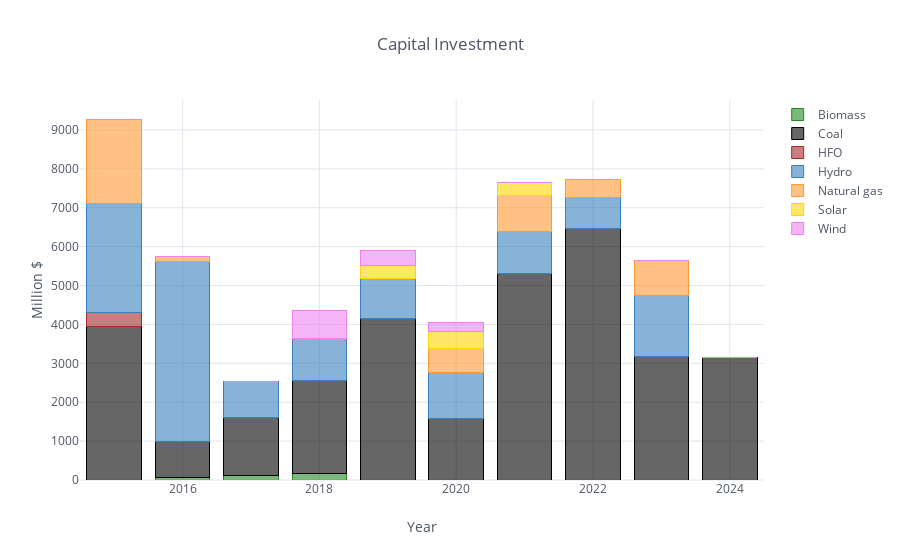

The notebook cell saved with this chart:
### Code cell
cap_cos_df = all_params['CapitalInvestment'][all_params['CapitalInvestment'].t.str.startswith('PWR')].drop('r', axis=1)
cap_cos_df = df_filter(cap_cos_df,3,6,['TRN'])
df_plot(cap_cos_df,'Million $','Capital Investment')

### Figure 1 — Plotly figure (JSON) as saved in the notebook; plotly's stock layout.template omitted (floating-point values rounded to 4 significant figures)
{"data": [{"marker": {"color": "rgba(34, 139, 34, 0.6)", "line": {"color": "rgba(34, 139, 34, 1.0)", "width": 1}}, "name": "Biomass", "orientation": "v", "text": "", "type": "bar", "uid": "dece3083-8fde-41b9-aa77-08dcff74f9d1", "x": [2015, 2016, 2017, 2018, 2019, 2020, 2021, 2022, 2023, 2024], "y": [0, 58.62, 107.5, 166.1, 0, 0, 0, 0, 0, 0]}, {"marker": {"color": "rgba(0, 0, 0, 0.6)", "line": {"color": "rgba(0, 0, 0, 1.0)", "width": 1}}, "name": "Coal", "orientation": "v", "text": "", "type": "bar", "uid": "d444d5e3-7dd9-4dd8-8378-14f4d1de59ca", "x": [2015, 2016, 2017, 2018, 2019, 2020, 2021, 2022, 2023, 2024], "y": [3936.0, 938.9, 1503.0, 2395.0, 4158.0, 1586.0, 5315.0, 6476.0, 3178.0, 3151.0]}, {"marker": {"color": "rgba(165, 42, 42, 0.6)", "line": {"color": "rgba(165, 42, 42, 1.0)", "width": 1}}, "name": "HFO", "orientation": "v", "text": "", "type": "bar", "uid": "52328304-befa-494b-af27-bd3cf26ecfbf", "x": [2015, 2016, 2017, 2018, 2019, 2020, 2021, 2022, 2023, 2024], "y": [366.6, 0, 0, 0, 0, 0, 0, 0, 0, 0]}, {"marker": {"color": "rgba(55, 128, 191, 0.6)", "line": {"color": "rgba(55, 128, 191, 1.0)", "width": 1}}, "name": "Hydro", "orientation": "v", "text": "", "type": "bar", "uid": "affe509a-e34f-4822-b053-33a59123f234", "x": [2015, 2016, 2017, 2018, 2019, 2020, 2021, 2022, 2023, 2024], "y": [2795.0, 4627.0, 914.6, 1072.0, 1024.0, 1190.0, 1075.0, 792, 1556.0, 0]}, {"marker": {"color": "rgba(255, 153, 51, 0.6)", "line": {"color": "rgba(255, 153, 51, 1.0)", "width": 1}}, "name": "Natural gas", "orientation": "v", "text": "", "type": "bar", "uid": "ec814679-68cc-45bd-932b-24e1b2e252d9", "x": [2015, 2016, 2017, 2018, 2019, 2020, 2021, 2022, 2023, 2024], "y": [2184, 124.8, 0, 0, 0, 592.8, 936, 468, 911.0, 0]}, {"marker": {"color": "rgba(255, 215, 0, 0.6)", "line": {"color": "rgba(255, 215, 0, 1.0)", "width": 1}}, "name": "Solar", "orientation": "v", "text": "", "type": "bar", "uid": "0f21e539-4ff9-40a1-a112-47315cca8ee7", "x": [2015, 2016, 2017, 2018, 2019, 2020, 2021, 2022, 2023, 2024], "y": [0, 0, 0, 0, 335.7, 447.6, 335.7, 0, 0, 0]}, {"marker": {"color": "rgba(238, 130, 238, 0.6)", "line": {"color": "rgba(238, 130, 238, 1.0)", "width": 1}}, "name": "Wind", "orientation": "v", "text": "", "type": "bar", "uid": "a77da7ed-c75d-4cb2-851d-294cafadabaf", "x": [2015, 2016, 2017, 2018, 2019, 2020, 2021, 2022, 2023, 2024], "y": [0, 0, 0, 723.4, 372.5, 230.6, 0, 0, 0, 0]}], "layout": {"barmode": "stack", "legend": {"bgcolor": "#FFFFFF", "font": {"color": "#4D5663"}, "traceorder": "normal"}, "paper_bgcolor": "#FFFFFF", "plot_bgcolor": "#FFFFFF", "title": {"font": {"color": "#4D5663"}, "text": "Capital Investment"}, "xaxis": {"gridcolor": "#E1E5ED", "showgrid": true, "tickfont": {"color": "#4D5663"}, "title": {"font": {"color": "#4D5663"}, "text": "Year"}, "zerolinecolor": "#E1E5ED"}, "yaxis": {"gridcolor": "#E1E5ED", "showgrid": true, "tickfont": {"color": "#4D5663"}, "title": {"font": {"color": "#4D5663"}, "text": "Million $"}, "zerolinecolor": "#E1E5ED"}}}
